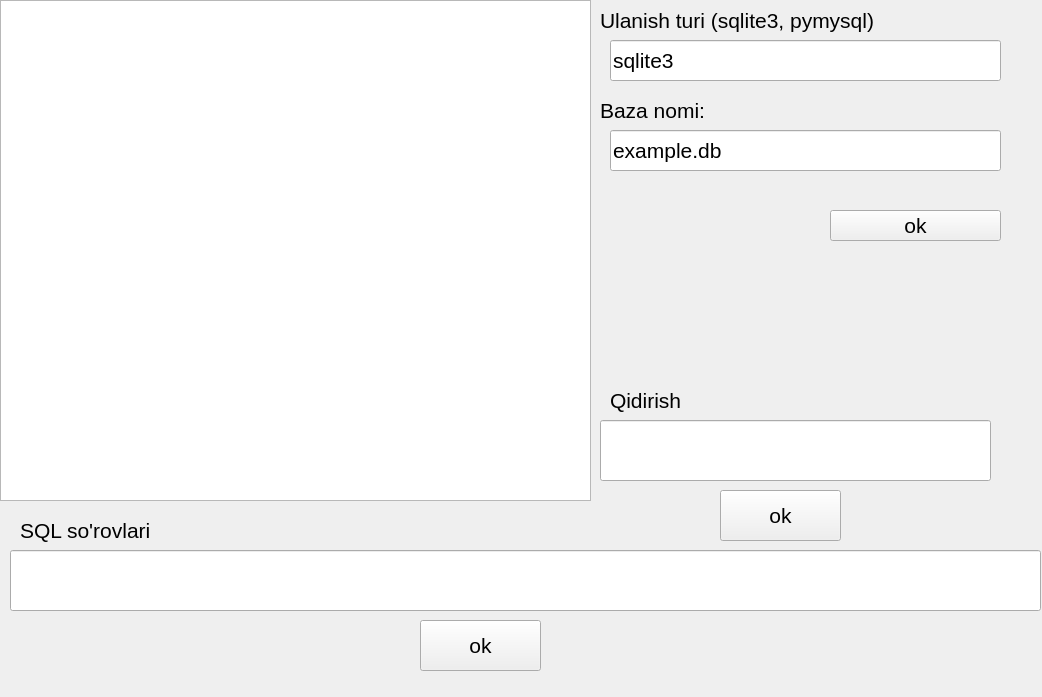
<?xml version="1.0" encoding="UTF-8"?>
<ui version="4.0">
 <class>SQLgaulanish</class>
 <widget class="QWidget" name="SQLgaulanish">
  <property name="geometry">
   <rect>
    <x>0</x>
    <y>0</y>
    <width>1042</width>
    <height>697</height>
   </rect>
  </property>
  <property name="font">
   <font>
    <pointsize>16</pointsize>
   </font>
  </property>
  <property name="windowTitle">
   <string>Form</string>
  </property>
  <widget class="QTextEdit" name="tex_out">
   <property name="geometry">
    <rect>
     <x>0</x>
     <y>0</y>
     <width>591</width>
     <height>501</height>
    </rect>
   </property>
  </widget>
  <widget class="QPushButton" name="btn_1">
   <property name="geometry">
    <rect>
     <x>830</x>
     <y>210</y>
     <width>171</width>
     <height>31</height>
    </rect>
   </property>
   <property name="text">
    <string>ok</string>
   </property>
  </widget>
  <widget class="QLineEdit" name="base_name">
   <property name="geometry">
    <rect>
     <x>610</x>
     <y>130</y>
     <width>391</width>
     <height>41</height>
    </rect>
   </property>
   <property name="text">
    <string>example.db</string>
   </property>
  </widget>
  <widget class="QLabel" name="label">
   <property name="geometry">
    <rect>
     <x>600</x>
     <y>90</y>
     <width>271</width>
     <height>41</height>
    </rect>
   </property>
   <property name="text">
    <string>Baza nomi:</string>
   </property>
  </widget>
  <widget class="QLineEdit" name="SQL_sorov">
   <property name="geometry">
    <rect>
     <x>10</x>
     <y>550</y>
     <width>1031</width>
     <height>61</height>
    </rect>
   </property>
  </widget>
  <widget class="QLabel" name="label_2">
   <property name="geometry">
    <rect>
     <x>20</x>
     <y>510</y>
     <width>271</width>
     <height>41</height>
    </rect>
   </property>
   <property name="text">
    <string>SQL so'rovlari</string>
   </property>
  </widget>
  <widget class="QPushButton" name="btn_2">
   <property name="geometry">
    <rect>
     <x>420</x>
     <y>620</y>
     <width>121</width>
     <height>51</height>
    </rect>
   </property>
   <property name="text">
    <string>ok</string>
   </property>
  </widget>
  <widget class="QLabel" name="label_3">
   <property name="geometry">
    <rect>
     <x>610</x>
     <y>380</y>
     <width>271</width>
     <height>41</height>
    </rect>
   </property>
   <property name="text">
    <string>Qidirish</string>
   </property>
  </widget>
  <widget class="QLineEdit" name="qidirish">
   <property name="geometry">
    <rect>
     <x>600</x>
     <y>420</y>
     <width>391</width>
     <height>61</height>
    </rect>
   </property>
  </widget>
  <widget class="QLabel" name="label_4">
   <property name="geometry">
    <rect>
     <x>600</x>
     <y>0</y>
     <width>391</width>
     <height>41</height>
    </rect>
   </property>
   <property name="text">
    <string>Ulanish turi (sqlite3, pymysql)</string>
   </property>
  </widget>
  <widget class="QPushButton" name="btn_3">
   <property name="geometry">
    <rect>
     <x>720</x>
     <y>490</y>
     <width>121</width>
     <height>51</height>
    </rect>
   </property>
   <property name="text">
    <string>ok</string>
   </property>
  </widget>
  <widget class="QLineEdit" name="ulan_tur">
   <property name="geometry">
    <rect>
     <x>610</x>
     <y>40</y>
     <width>391</width>
     <height>41</height>
    </rect>
   </property>
   <property name="text">
    <string>sqlite3</string>
   </property>
  </widget>
 </widget>
 <resources/>
 <connections/>
</ui>
